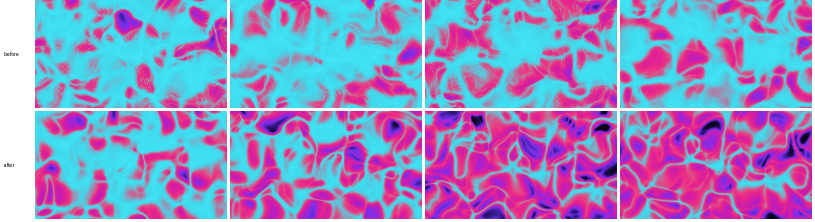
#> input picture worktree-audio-engine-picture/stills-677-caustics-bj.jpg, 1630 x 444 px (shown at 1/2 size)
$ python palette_share.py ../../../../worktree-audio-engine-picture/stills-677-caustics-bj.jpg
#> lines starting #> are read from the running program, lines starting #| are printed output that depends on the picture
# /// script
# dependencies = ["numpy", "pillow"]
# ///
# Palette shares of a frame (centre crop, away from UI): dark / teal / green / bright, mean lum.
import colorsys
import sys

import numpy as np
from PIL import Image

for path in sys.argv[1:]:
    im = Image.open(path).convert("RGB")
#> im is the input picture: PIL image 1630x444 RGB; mean R, G, B 149.8, 143.6, 196.7
    w, h = im.size
#> w = 1630; h = 444
    a = np.asarray(im.crop((int(w * 0.1), int(h * 0.12), int(w * 0.9), int(h * 0.88))).resize((320, 180))).astype(float) / 255
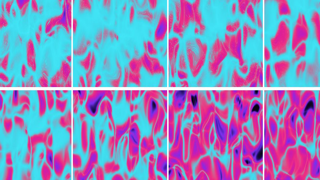
#> a: shape (180, 320, 3) float64; mean R, G, B 0.561, 0.548, 0.76
    lum = a @ [0.2126, 0.7152, 0.0722]
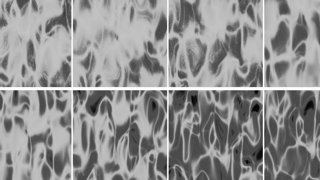
#> lum: shape (180, 320) float64; min 0.000566, max 1, mean 0.566
    hsv = np.array([colorsys.rgb_to_hsv(*px) for px in a.reshape(-1, 3)])
    hue = hsv[:, 0] * 360
    L = lum.ravel()
    dark = L < 0.12
    lit = ~dark
    teal = lit & (hue >= 140)
    green = lit & (hue < 140) & (L < 0.45)
    bright = lit & (hue < 140) & (L >= 0.45)
    print(f"{path.split('/')[-1]:28s} lum {L.mean():.2f}  dark {dark.mean():.2f} teal {teal.mean():.2f} green {green.mean():.2f} bright {bright.mean():.2f}")
#| stills-677-caustics-bj.jpg   lum 0.57  dark 0.00 teal 0.99 green 0.00 bright 0.01
